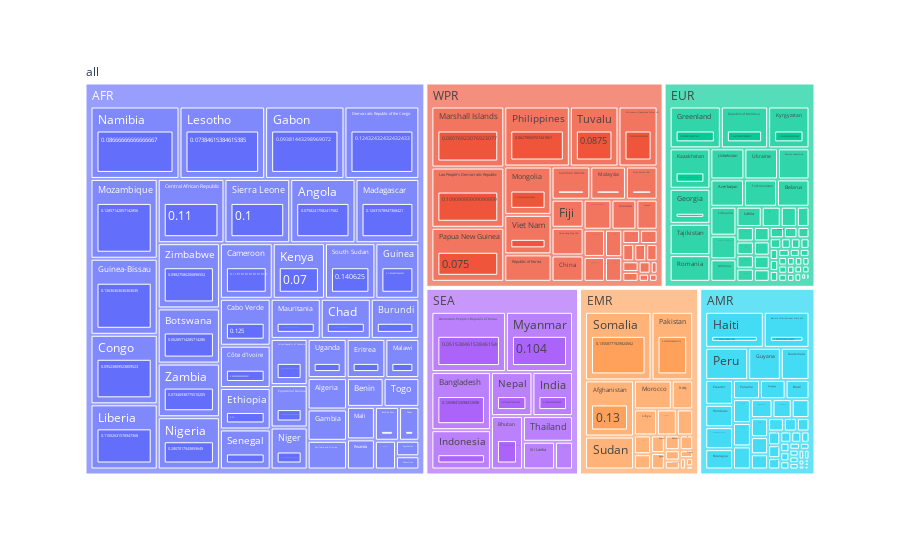

The cell this chart's notebook holds for it:
### Code cell
# let's compare actuals with ratio (prevelence to population) to assess magnitude
fig = px.treemap(no_outliers, path=[px.Constant("all"), 'region', 'country', 'tb_death_ratio_to_prev'], values='tb_prev_ratio', hover_data=['tb_prev_ratio'])
fig
#SEA is no longer the leader... more TB in Africa while not as many deaths as in SEA (!!! ADD COUNTRY as nested filter)

### Figure 1 — Plotly figure (JSON) as saved in the notebook; plotly's stock layout.template omitted (floating-point values rounded to 4 significant figures; data arrays with more than 128 entries replaced by an {"elided": "..."} marker saying what was removed)
{"data": [{"branchvalues": "total", "customdata": {"elided": "431x1 float values"}, "domain": {"x": [0, 1], "y": [0, 1]}, "hovertemplate": "labels=%{label}<br>tb_prev_ratio=%{customdata[0]}<br>parent=%{parent}<br>id=%{id}<extra></extra>", "ids": {"elided": "431 str values"}, "labels": {"elided": "431 str values"}, "name": "", "parents": {"elided": "431 str values"}, "type": "treemap", "values": {"elided": "431 float values"}}], "layout": {"legend": {"tracegroupgap": 0}, "margin": {"t": 60}}}
